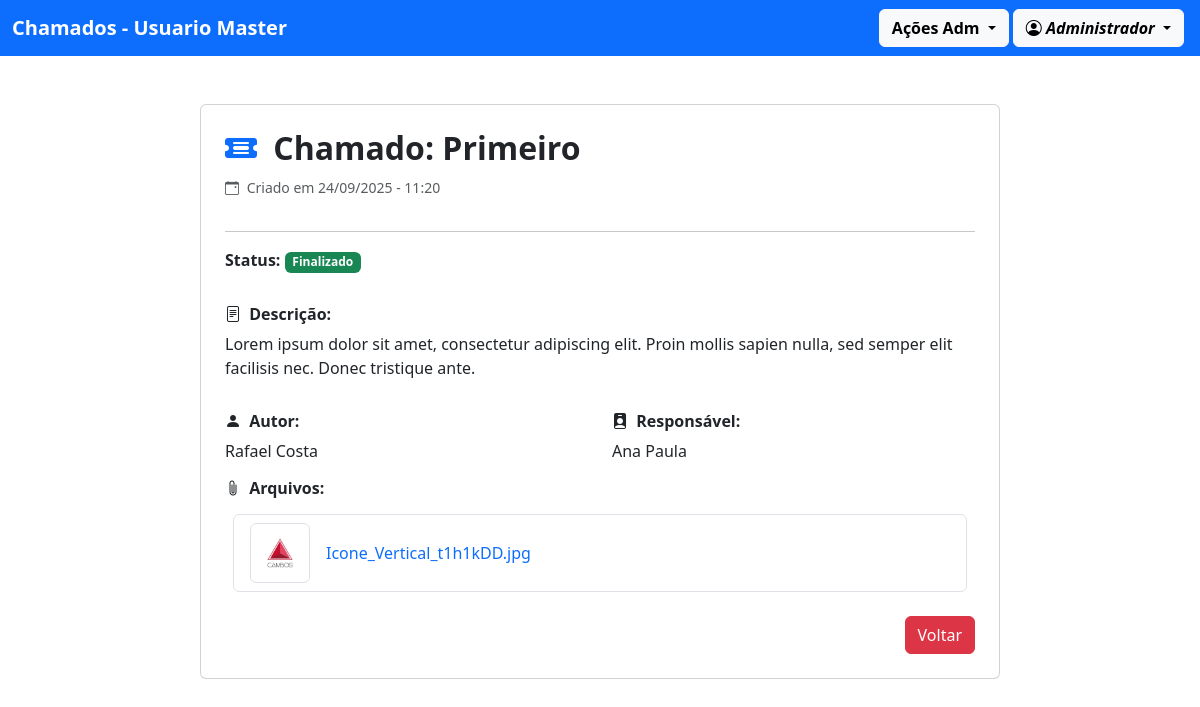
Screenshot of /ver_detalhes/1 (signed in) with the database file from the repository.
### usuario/models.py (models this page shows)
class Perfil(models.Model):
    user = models.OneToOneField(User, on_delete=models.CASCADE)
    nome_completo = models.CharField(max_length=255)
    adm = models.BooleanField(default=False)
    def __str__(self):
        return f"{self.nome_completo}"
    class Meta:
        ordering = ["nome_completo"]

### chamado/models.py (models this page shows, shortened)
class Chamado(models.Model):
    STATUS = (
        ('nao_iniciado', 'Não iniciado'),
        ('em_andamento', 'Em andamento'),
        ('finalizado', 'Finalizado'),
        ('cancelado', 'Cancelado'),
    )
    titulo = models.CharField(max_length=255)
    data = models.DateTimeField()
    status = models.CharField(max_length=20, choices=STATUS, default="nao_iniciado")
    descricao = models.TextField()
    autor = models.ForeignKey(Perfil, on_delete=models.CASCADE, related_name='autor')
    responsavel = models.ForeignKey(Perfil, on_delete=models.CASCADE, related_name='responsavel')
    class Meta:
        ordering = ["-data"]

class Arquivo(models.Model):
    arquivo = models.FileField(upload_to='arquivos')
    chamado = models.ForeignKey(Chamado, on_delete=models.CASCADE, related_name='arquivo')

### chamado/views.py (the view)
# urls.py: path('ver_detalhes/<int:id>', views.ver_detalhes, name="ver_detalhes"),
@login_required(login_url='/usuario/login/')
def ver_detalhes(request, id):
    chamado = get_object_or_404(Chamado, id=id)
    arquivos = chamado.arquivo.all()
    return render(request, 'ver_detalhes.html', {'chamados': chamado, 'arquivos': arquivos})

### chamado/templates/ver_detalhes.html (shortened to what this page needs)
{% extends "modelo.html" %}
{% block content %}
<div class="container d-flex justify-content-center mb-5">
    <div class="card p-4" style="max-width: 800px; width: 100%;">
        <h2 class="mb-2 fw-bold">
            <i class="bi bi-ticket-detailed-fill text-primary me-2"></i>
            Chamado: {{ chamados.titulo }}
        </h2>
        <div class="mb-3">
            <small class="text-muted">
                <i class="bi bi-calendar-event me-1"></i>
                Criado em {{ chamados.data|date:'d/m/Y - H:i' }}
            </small>
        </div>
        <hr>
        <div class="mb-3">
            <p class="fw-bold">Status:
                {% if chamados.status == 'finalizado' %}
                <span class="badge bg-success">{{chamados.get_status_display}}</span>
                {% elif chamados.status == 'em_andamento' %}
                <span class="badge bg-warning text-black">{{chamados.get_status_display}}</span>
                {% elif chamados.status == 'cancelado' %}
                <span class="badge bg-danger">{{chamados.get_status_display}}</span>
                {% else %}
                <span class="badge bg-secondary">{{chamados.get_status_display}}</span>
                {% endif %}
            </p>
        </div>
        <div class="mb-3">
            <h6 class="fw-bold">
                <i class="bi bi-file-text me-1"></i>
                Descrição:
            </h6>
            <p>{{ chamados.descricao }}</p>
        </div>
        <div class="row">
            <div class="col-md-6">
                <h6 class="fw-bold">
                    <i class="bi bi-person-fill me-1"></i>
                    Autor:
                </h6>
                <p>{{ chamados.autor }}</p>
            </div>
            <div class="col-md-6">
                <h6 class="fw-bold">
                    <i class="bi bi-person-badge-fill me-1"></i>
                    Responsável:
                </h6>
                <p>{{ chamados.responsavel }}</p>
            </div>
        </div>
        <div class="mb-3">
            <h6 class="fw-bold mb-3">
                <i class="bi bi-paperclip me-1"></i>
                Arquivos:
            </h6>
            {% if arquivos %}
            <div class="list-group m-2">
                {% for i in arquivos %}
                <div class="list-group-item d-flex align-items-center gap-3">
                    <img src="{{ i.arquivo.url }}" class="img-thumbnail"
                        style="width: 60px; height: 60px; object-fit: cover;">
                    <a href="{{ i.arquivo.url }}" target="_blank" class="text-decoration-none">
                        {{ i.arquivo.name|slice:'9:' }}
                    </a>
                </div>
                {% endfor %}
            </div>
            {% else %}
            <p class="text-muted">Nenhum arquivo anexado.</p>
            {% endif %}
        </div>
        <div class="text-end">
            <button class="btn btn-danger" onclick="history.back()">Voltar</button>
        </div>
    </div>
</div>
{% endblock %}

### templates/modelo.html (shortened to what this page needs)
<!doctype html>
<html lang="en">
<head>
    <link href="https://cdn.jsdelivr.net/npm/bootstrap@5.3.8/dist/css/bootstrap.min.css" rel="stylesheet"
>
    <link href="https://cdn.jsdelivr.net/npm/bootstrap-icons@1.11.3/font/bootstrap-icons.css" rel="stylesheet">
</head>
<body>
    <header>
        <nav class="navbar bg-primary">
            <div class="container-fluid">
                {% if request.user.perfil.adm %}
                <a href="{% url 'ver_chamados' %}" class="navbar-brand fw-bold text-white">
                    Chamados - Usuario Master
                </a>
                {% else %}
                <a href="{% url 'ver_meus_chamados' %}" class="navbar-brand fw-bold text-white">
                    Chamados
                </a>
                {% endif %}
                <div class="d-flex">
                    {% if request.user.perfil.adm %}
                    <div class="dropdown">
                        <a href="" class="btn btn-light fw-bold dropdown-toggle me-1" data-bs-toggle="dropdown">
                            Ações Adm
                        </a>
                    </div>
                    {% endif %}
                    {% if request.user.is_authenticated %}
                    <div class="dropdown">
                        <button class="btn btn-light fw-bold dropdown-toggle me-1" type="button"
                            data-bs-toggle="dropdown" aria-expanded="false">
                            <i class="bi bi-person-circle"> {{ request.user.perfil }}</i>
                        </button>
                    </div>
                    {% endif %}
                </div>
            </div>
        </nav>
    </header>
    <main>
        <div class="container">
            <br><br>
            {% block content %}{% endblock %}
        </div>
    </main>
</body>
</html>

### rows the page displays
Chamado: titulo "Primeiro", data "24/09/2025 - 11:20", status "Finalizado", descricao "Lorem ipsum dolor sit amet, consectetur adipiscing elit. Proin mollis sapien nulla, sed semper elit facilisis nec. Donec tristique ante.", autor "Rafael Costa", responsavel "Ana Paula"
Arquivo: arquivo (picture), arquivo.name "Icone_Vertical_t1h1kDD.jpg"

### other values shown
{{ request.user.perfil }} "Administrador"
